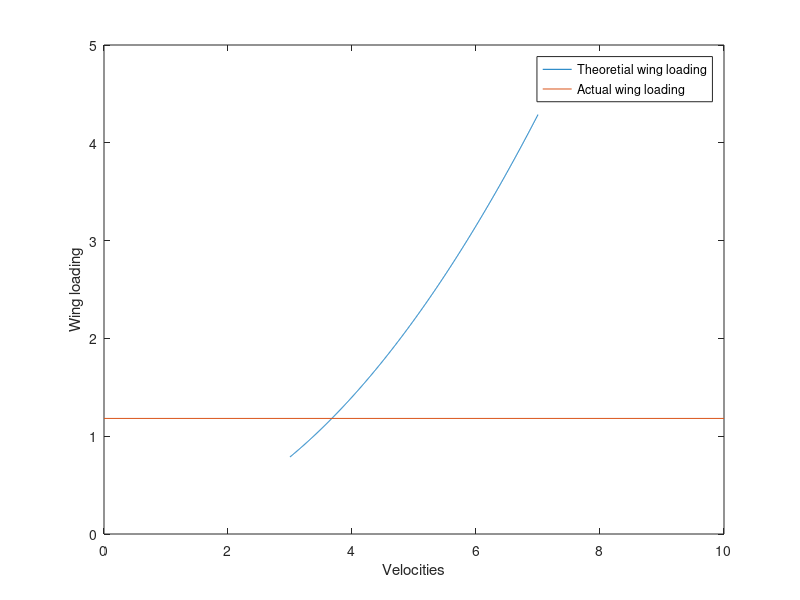

Write MATLAB code to recreate this figure.
%joey design calculations
clear; close all; clc;
%% initial measurements and constraints

thick = .005; %foam thickness in meters
s_wet = .23922; %cad surface area m^2
roh_inf = 1.0581; %density in boulder (1.5km)

%wings
    b = .8; %wingspan in meters
    c = .07; % chord length in meters
    s_ref = b*c; %reference area wing
    fprintf('s_ref: %.2f m^2\n',s_ref);
    AR = b^2/s_ref; %aspect ratio
    fprintf('AR: %.2f m^2\n',AR);
    band = c*.4; %width of the kf step (40%)
    
%fuse
    L = .53; %nose to tail in meters
    W = .03; %width in meters
    wing_cen = .25; %nose to center of wing in meters
    h = .03; %fuse height in meters
    
%tail section
    vert_h = .08; %vertical stab height
    vert_l = .06; %vertical stab length
    horz_h = .06; %1/2 horizontal stab height
    horz_l = .08; %1/2 horizontal stab length
    
    vert_vol = vert_h * vert_l *thick;
    horz_vol = 2 * horz_h * horz_l * thick;



%% calculations 

% weight
    roh = .3; %density of foam board kg/m^2
    dowel_roh = 350; %density of poplar wood kg/m^3
    wing_w = roh * (s_ref + band*b); %weight of wing in kg
    fuse_w = roh * (L*W + 2*L*h); %over-estimate of fuse weight kg
    vert_w = roh * (vert_h * vert_l); %kg
    horz_w = roh * (horz_h * horz_l); %kg
    dowel_w = dowel_roh * (.04*0.0047625^2*pi); %weight of the rods used
    glue_w = .00401; %g per stick
    num_stick = 4; %estimate of the number of sticks used
    added = .005; %just added weight to modify 
    total_w = wing_w + fuse_w + vert_w + 2*horz_w + 3* dowel_w + + glue_w*num_stick + added;
    fprintf('Total Weight: %f kg\n',total_w);
    
    wing_load = (total_w) / s_ref; 
    fprintf('Wing loading: %f kg/m^2\n',wing_load);

%Center of gravity 
    % 0 is defined at the leading edge
    x_cg_wing = .0311; 
    x_cg_fuse = .035;
    x_cg_vert = .27;  
    x_cg_horz = .27; 
    x_cg_added = -.25; %location of the balast 
    x_cg = (wing_w*x_cg_wing + fuse_w*x_cg_fuse + vert_w*x_cg_vert + 2*horz_w*x_cg_horz + dowel_w*x_cg_horz + added*x_cg_added)/(total_w);
    percent_cg = (x_cg/c) *100;
    fprintf('Cg from leading edge: %fm and %f%% \n',x_cg, percent_cg)
    

%L/D
    %desired 
    R_desired = 80; %range want in m
    height = 8; %launch height
    L_D = R_desired/height; %this will be the minimum L/D goal for range
    fprintf('L_D Required: %f \n',L_D);
    %calculated for aircraft (pg 239)
    
%C_L
    v_inf = 4.766; %temp flying speed in m/s
    Re_entire = (roh_inf * v_inf * L)/(1.789*10^-5); %calculation for Re whole plane
    Re_wing = (roh_inf * v_inf * c)/(1.789*10^-5); %calculation for Re wing
    C_f = .074/(Re_entire^.2); %coefficient of friction 
    C_D0 = C_f*(s_wet/s_ref); 
    C_D = 2*C_D0; %making the assumption that C_D = 2C_D0
    C_Lreq = (L_D)*2*C_D0;
    q_inf = .5*roh_inf*(v_inf)^2;
            %C_L = (total_w)/(q_inf*s_ref);
    k = C_D0/(C_Lreq^2);
    
    fprintf('C_D0: %f \n',C_D0);
    fprintf('C_L required: %f \n',C_Lreq);
    %fprintf('C_L: %f \n',C_L);
    fprintf('C_D = %f + %f*C_L^2 \n',C_D0,k);

   
    % Wing Loading Comparison Plot: 
    W_Sreq_6 = C_Lreq*(0.5)*(roh)*(v_inf^2);
    V_infVec = linspace(3,7,1000); 
    W_Sreq = C_Lreq*(0.5)*(roh).*(V_infVec.^2); %theoretical wing loading
    fprintf('Wing loading theoretical: %f kg/m^2\n',W_Sreq_6);
    fprintf('Actual Wing loading: %f kg/m^2\n',wing_load);
    
    plot(V_infVec,W_Sreq); 
    xlabel('Velocities'); 
    ylabel('Wing loading');
    hold on
    plot([0 10], [wing_load wing_load])
    legend('Theoretial wing loading','Actual wing loading')
    
    [~, I] = min(abs(wing_load-W_Sreq));
    V_req = V_infVec(I);
    fprintf('Flying velocity: %f m/s\n',V_req);
   
%AOA 
%re and cl req look at the aoa
aoa = 5; %estimate from file:///C:/Users/jode0200/Downloads/Numerical_Study_on_Aerodynamic_Characteristics_of_Kline-Fogleman_Airfoil_and_Its_3D_Application_at_Low_Reynolds_Number.pdf
%and https://people.eng.unimelb.edu.au/imarusic/proceedings/19/395.pdf 

%flying speed
    v = sqrt((2*wing_load)/(C_Lreq * roh_inf));
    
%% stability calculations

%horz tail volume
    s_h = 2* horz_h * horz_l; %planform area of horz stab
    ac = .25*horz_h; %aerodynamic center measured from the front of the horz stab
    ac_dist = x_cg_horz - horz_h + ac; % distance from cg and aerodynamic center of horz stab
    Vol_H = (s_h * ac_dist)/(s_ref*c); 
    fprintf('Vol_H: %f \n',Vol_H);
%     C_L_tail = ; % 
% vertical tail volume
    s_v = vert_h*vert_l; %planform area vert stab
    ac_v =  .25*vert_l; %aerodynamic center from the front of the vert stab
    ac_v_dist = x_cg_vert - vert_l + ac_v; % distance from cg and aerodynamic center of vert stab
    Vol_v = (s_v*ac_v_dist)/(s_ref*b);
    fprintf('Vol_v: %f \n',Vol_v);
    
% %moment calculation 
%     C_m_cg = 0; %coefficient of moment for cg (assuming 0 for trimmed flight)
%     %INSERT VALUE HERE
%     C_m_ac_w = ; %coefficient of moment for aerodynamic center of wing
%     C_L_wing = C_Lreq; %coefficient of lift, wing 
%     ac_wing = .25*c; %aerodynamic center of wing measured from front of wing
%     dist_mom = (x_cg/c) - (.25*c)/c; 
%     
    
%  %Solve for C_L_ht:
%  syms C_L_htsm; 
%    
%  C_Lhteq = C_m_cg  == C_m_ac_w + C_L_wing*(dist_mom)- Vol_H*(C_L_htsm); 
%  
%  
% C_L_ht = double(solve(CLhteq,C_L_htsm)); 
% 
% 
% %Enter the required tail angle of attack for trimmed flight: 
% alpha_tail = ; 
% 
% %Incident angle for the tail: 
% it = aoa - alpha_tail; 
% 

%% polyhederial 

    % ac_v_dist is the distance from cg and aerodynamic center of vert stab
    %b is span 

    B = 5; %stability factor
    gamma = (B*b*C_Lreq)/(ac_v_dist); %solves for the angle of dihedrial needed








    
